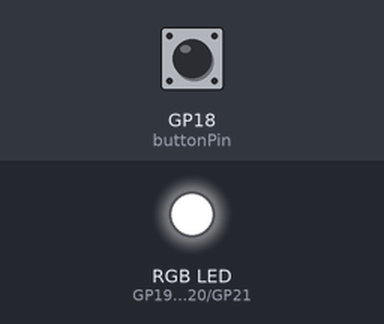
Simulated run of this program. Board: Raspberry Pi Pico running MicroPython. Parts: an RGB LED mixed from three pins (HIGH = lit). Dashed ring = blinking. The inputs (shaded band) are chosen by the test bench; at power-on: GP18 (buttonPin) HIGH.

Above: at 1.2 s.
1.3 s: GP18 (buttonPin) pulled LOW for 1 s
At 1.45 s:
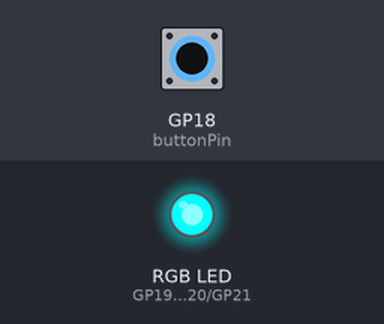
3.8 s: GP18 (buttonPin) pulled LOW for 0.15 s
At 5.0 s:
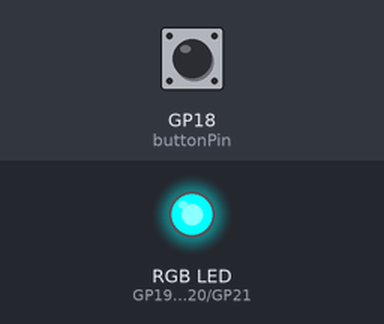
5.4 s: GP18 (buttonPin) pulled LOW for 3.2 s
At 5.85 s:
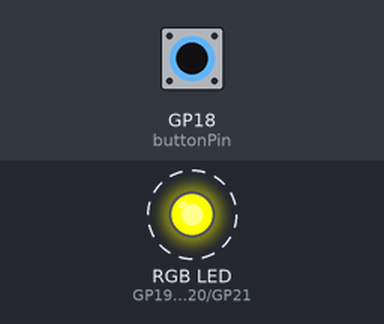
Timing chart, 0 to 9.9 s (numbered marks = the images above; inputs shaded):
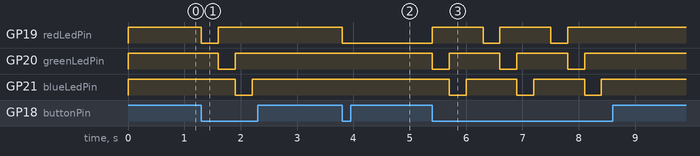

The program:

rgbToggle.py
```python
# importing the given libraries
from machine import Pin
import time

# button press counter
cycle = 0

# pin declaratrions
buttonPin = Pin(18,                  # positional argument
                mode = Pin.IN,       # keyword (named) argument
                pull = Pin.PULL_UP)  # keyword (named) argument

redLedPin = Pin(19,
                mode = Pin.OUT,
                value = 1)

greenLedPin = Pin(20,mode=Pin.OUT, value=1)
blueLedPin = Pin(21,mode=Pin.OUT, value=1)


# function for controlling LED behaviour when button is pressed
def rgb(r, g, b, cycle):
    if cycle == 1:
        redLedPin.value(0) # turn on red led
        greenLedPin.value(1)
        blueLedPin.value(1)
        time.sleep(0.3)

    elif cycle==2:
        redLedPin.value(1) # off
        greenLedPin.value(0) # on
        blueLedPin.value(1) # 0ff
        time.sleep(0.3)

    elif cycle ==3:
        redLedPin.value(1)
        greenLedPin.value(1)
        blueLedPin.value(0)
        time.sleep(0.3)

    elif cycle == 4: # when cycle == 4 , turn off all channels
        redLedPin.value(1)
        greenLedPin.value(1)
        blueLedPin.value(1)
        time.sleep(0.3)


while True:
    if buttonPin.value() == 0:
        cycle = cycle + 1
        # check current led pin status
        r = redLedPin.value()
        g = greenLedPin.value()
        b = blueLedPin.value()

        if cycle <=4:
            rgb(r, g, b, cycle)
            if cycle == 4:
                cycle = 0


        
```

Measured:
- after the input at 1.3 s, GP19 (redLedPin): HIGH → LOW at once, → HIGH 0.30 s later; GP20 (greenLedPin): HIGH → LOW after 0.30 s, → HIGH 0.30 s later; GP21 (blueLedPin): HIGH → LOW after 0.60 s, → HIGH 0.30 s later
- after the input at 3.8 s, GP19 (redLedPin): HIGH → LOW at once
- after the input at 5.4 s, GP19 (redLedPin): alternates HIGH for 0.90 s and LOW for 0.30 s, 5 changes in all, then stays HIGH, starting at once; GP20 (greenLedPin): alternates HIGH for 0.90 s and LOW for 0.30 s, 6 changes in all, then stays HIGH, starting at once
